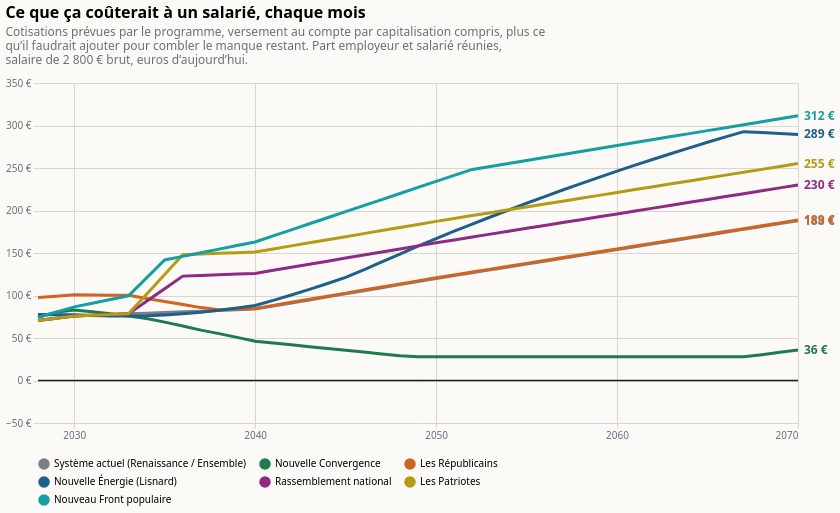

Specify this chart in Vega-Lite:
### Vega-Lite specification from a JSON file in a GitHub repository (floating-point values rounded to 4 significant figures; data arrays with more than 128 entries replaced by an {"elided": "..."} marker saying what was removed)
{"$schema": "https://vega.github.io/schema/vega-lite/v6.json", "title": {"text": "Ce que ça coûterait à un salarié, chaque mois", "subtitle": ["Cotisations prévues par le programme, versement au compte par capitalisation compris, plus ce", "qu’il faudrait ajouter pour combler le manque restant. Part employeur et salarié réunies,", "salaire de 2 800 € brut, euros d’aujourd’hui."], "anchor": "start", "fontSize": 16, "subtitleColor": "#6b6f7b", "subtitlePadding": 6, "offset": 12}, "background": "#fbfaf7", "config": {"font": "system-ui, sans-serif", "axis": {"gridColor": "#d9d6cf", "labelColor": "#6b6f7b", "domain": false, "tickColor": "#d9d6cf"}, "legend": {"orient": "bottom", "columns": 3, "labelLimit": 2000, "symbolOpacity": 1}, "view": {"stroke": null}}, "width": 760, "height": 340, "data": {"values": {"elided": "301 records"}}, "encoding": {"x": {"field": "annee", "type": "quantitative", "scale": {"domain": [2028, 2070]}, "axis": {"format": "d", "title": null, "values": [2030, 2040, 2050, 2060, 2070]}}, "y": {"field": "valeur", "type": "quantitative", "scale": {"zero": true, "padding": 12}, "axis": {"title": null, "labelExpr": "replace(format(datum.value, ',.0f'), ',', ' ') + ' €'", "tickCount": 7}}, "color": {"field": "programme", "type": "nominal", "title": null, "sort": ["Système actuel (Renaissance / Ensemble)", "Nouvelle Convergence", "Les Républicains", "Nouvelle Énergie (Lisnard)", "Rassemblement national", "Les Patriotes", "Nouveau Front populaire"], "scale": {"domain": ["Système actuel (Renaissance / Ensemble)", "Nouvelle Convergence", "Les Républicains", "Nouvelle Énergie (Lisnard)", "Rassemblement national", "Les Patriotes", "Nouveau Front populaire"], "range": ["#7a7f8c", "#1f7a4d", "#d1641f", "#1f5f8b", "#8e2a84", "#b59a12", "#12a0a0"]}, "legend": {"orient": "bottom", "columns": 3, "labelLimit": 2000}}}, "layer": [{"mark": {"type": "line", "strokeWidth": 3}}, {"data": {"values": [{"y": 0}]}, "mark": {"type": "rule", "strokeWidth": 1.5}, "encoding": {"x": {"value": 0}, "x2": {"value": 760}, "y": {"field": "y", "type": "quantitative"}, "color": {"value": "#1b1f2a"}}}, {"data": {"values": [{"annee": 2070, "programme": "Système actuel (Renaissance / Ensemble)", "valeur": 188.0, "etiquette": "188 €"}, {"annee": 2070, "programme": "Nouvelle Convergence", "valeur": 35.95, "etiquette": "36 €"}, {"annee": 2070, "programme": "Les Républicains", "valeur": 188.8, "etiquette": "189 €"}, {"annee": 2070, "programme": "Nouvelle Énergie (Lisnard)", "valeur": 289.4, "etiquette": "289 €"}, {"annee": 2070, "programme": "Rassemblement national", "valeur": 230.0, "etiquette": "230 €"}, {"annee": 2070, "programme": "Les Patriotes", "valeur": 255.2, "etiquette": "255 €"}, {"annee": 2070, "programme": "Nouveau Front populaire", "valeur": 311.5, "etiquette": "312 €"}]}, "mark": {"type": "text", "align": "left", "dx": 6, "fontSize": 12, "fontWeight": "bold"}, "encoding": {"text": {"field": "etiquette"}}}]}
